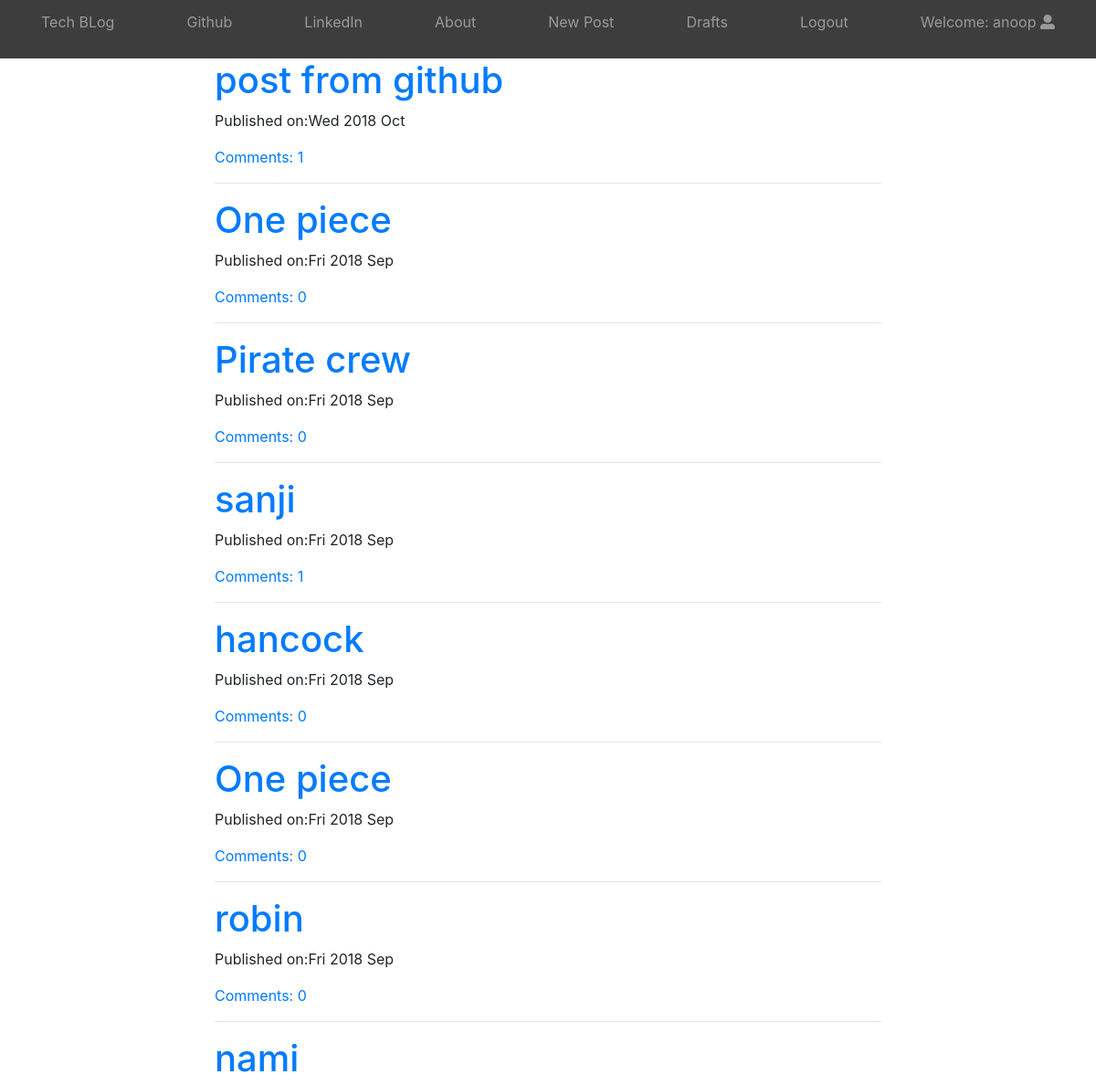
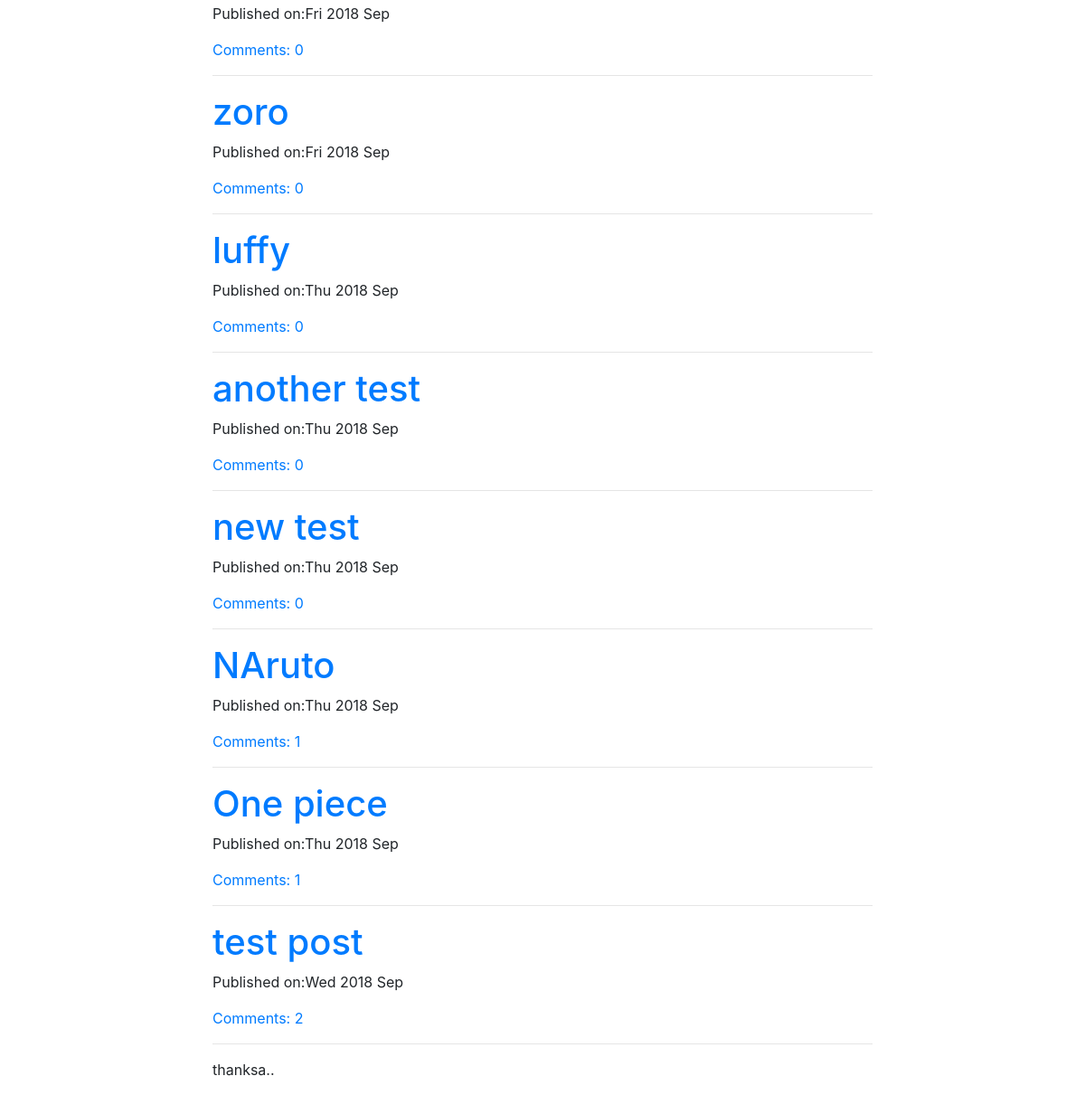
The app's page / (signed in) with its own data (2 pictures, top to bottom).
### blog/models.py (models this page shows, shortened)
class Post(models.Model):
    author=models.ForeignKey('auth.User')
    title=models.CharField(max_length=200)
    text=models.TextField()
    upload_image=models.ImageField(upload_to='post_pics',blank=True,null=True)
    create_date=models.DateTimeField(default=timezone.now)
    published_date=models.DateTimeField(blank=True,null=True)
    objects=models.Manager()
    def approve_comments(self):
        return self.comments.filter(approved_comment=True)

### blog/views.py (the view)
# urls.py: url(r'^$',views.PostList.as_view(),name='post_list'),
class PostList(LoginRequiredMixin,ListView):
    model=Post
    def get_queryset(self):
        return Post.objects.filter(published_date__lte=timezone.now()).order_by('-published_date')

### blog/templates/blog/post_list.html (shortened to what this page needs)
{%extends 'blog/base.html'%}
{%block body_block%}
<div class="centerstage">
    {%for post in post_list%}
    <div class="postt">
        <h1><a href="{%url 'blog:post_detail' pk=post.pk%}" class='loader'>{{post.title}}</a></h1>
        <div class="date">
            <p>Published on:{{post.published_date|date:'D Y M'}}</p>
        </div>
        <a href="{%url 'blog:post_detail' pk=post.pk%}">Comments: {{post.approve_comments.count}}        </a>
        <hr>
    </div>
    {%endfor%}
</div>
<p>thanksa..</p>
{%endblock%}

### blog/templates/blog/base.html (shortened to what this page needs)
<!DOCTYPE html>
{%load static%}
{%load humanize%}
<html lang="en">
<head>
    <link rel="stylesheet" href="https://stackpath.bootstrapcdn.com/bootstrap/4.1.3/css/bootstrap.min.css">
    <link rel="stylesheet" href="//cdn.jsdelivr.net/npm/medium-editor@latest/dist/css/medium-editor.min.css" type="text/css" media="screen" charset="utf-8">
     <link rel="stylesheet" href="{%static 'css/blog.css'%}">
    <link rel="stylesheet" href="https://use.fontawesome.com/releases/v5.3.1/css/all.css">
</head>
<body >
    <nav class="site-header sticky-top py-1">
        <div class="container d-flex flex-column flex-md-row justify-content-between">
          <a class="py-2" href="{%url 'blog:post_list' %}">
            Tech BLog
          </a>
          <a class="py-2 d-none d-md-inline-block" href="www.github.com">Github</a>
          <a class="py-2 d-none d-md-inline-block" href="www.linkedin.com">LinkedIn</a>
          <a class="py-2 d-none d-md-inline-block" href="{%url 'blog:about'%}">About</a>
          {%if user.is_authenticated%}
          <a class="py-2 d-none d-md-inline-block" href="{%url 'blog:post_new'%}"> New Post </a>
          <a class="py-2 d-none d-md-inline-block" href="{%url 'blog:post_draft'%}"> Drafts </a>
          <a class="py-2 d-none d-md-inline-block" href="{%url 'logout'%}">Logout</a>
          <p class='user-header py-2 d-none d-md-inline-block'>Welcome: {{user.username}} <i class='fas fa-user-alt'></i></p>
          {%else%}
          <a class='nav navbar-right py-2 d-none d-md-inline-block' href="{%url 'login' %}"><i class='fas fa-user-alt'></i></a>
          {%endif%}
        </div>
      </nav>
  <div class="container content">
    <div class="row">
      <div class="col-md-2"></div>
      <div class="col-md-8">
        <div class="blog_posts">
            {%block body_block%}
            {%endblock%}
        </div>
      </div>
      <div class="col-md-2"></div>
    </div>
  </div>
</body>
</html>

### blog/static/css/blog.css (style rules this page uses)
.site-header { background-color: rgba(0, 0, 0, .76); -webkit-backdrop-filter: saturate(180%) blur(20px); backdrop-filter: saturate(180%) blur(20px); }
.site-header a { color: #999; transition: ease-in-out color .15s; }
.user-header { color: #999; transition: ease-in-out color .15s; }
.centerstage { margin-right: auto; margin-left:auto; }
.loader { filter:hue-rotate(0deg); color:linear-gradient(45deg,#0f8,#08f); animation:hue 10000ms infinite linear; }

### records on screen
Post: title "post from github", published_date "Wed 2018 Oct", approve_comments.count "1"
Post: title "One piece", published_date "Fri 2018 Sep", approve_comments.count "0"
Post: title "Pirate crew", published_date "Fri 2018 Sep", approve_comments.count "0"
Post: title "sanji", published_date "Fri 2018 Sep", approve_comments.count "1"
Post: title "hancock", published_date "Fri 2018 Sep", approve_comments.count "0"
Post: title "One piece", published_date "Fri 2018 Sep", approve_comments.count "0"
Post: title "robin", published_date "Fri 2018 Sep", approve_comments.count "0"
Post: title "nami", published_date "Fri 2018 Sep", approve_comments.count "0"
Post: title "zoro", published_date "Fri 2018 Sep", approve_comments.count "0"
Post: title "luffy", published_date "Thu 2018 Sep", approve_comments.count "0"
Post: title "another test", published_date "Thu 2018 Sep", approve_comments.count "0"
Post: title "new test", published_date "Thu 2018 Sep", approve_comments.count "0"
Post: title "NAruto", published_date "Thu 2018 Sep", approve_comments.count "1"
Post: title "One piece", published_date "Thu 2018 Sep", approve_comments.count "1"
Post: title "test post", published_date "Wed 2018 Sep", approve_comments.count "2"

### other values on screen
{{ user.username }} "anoop"
